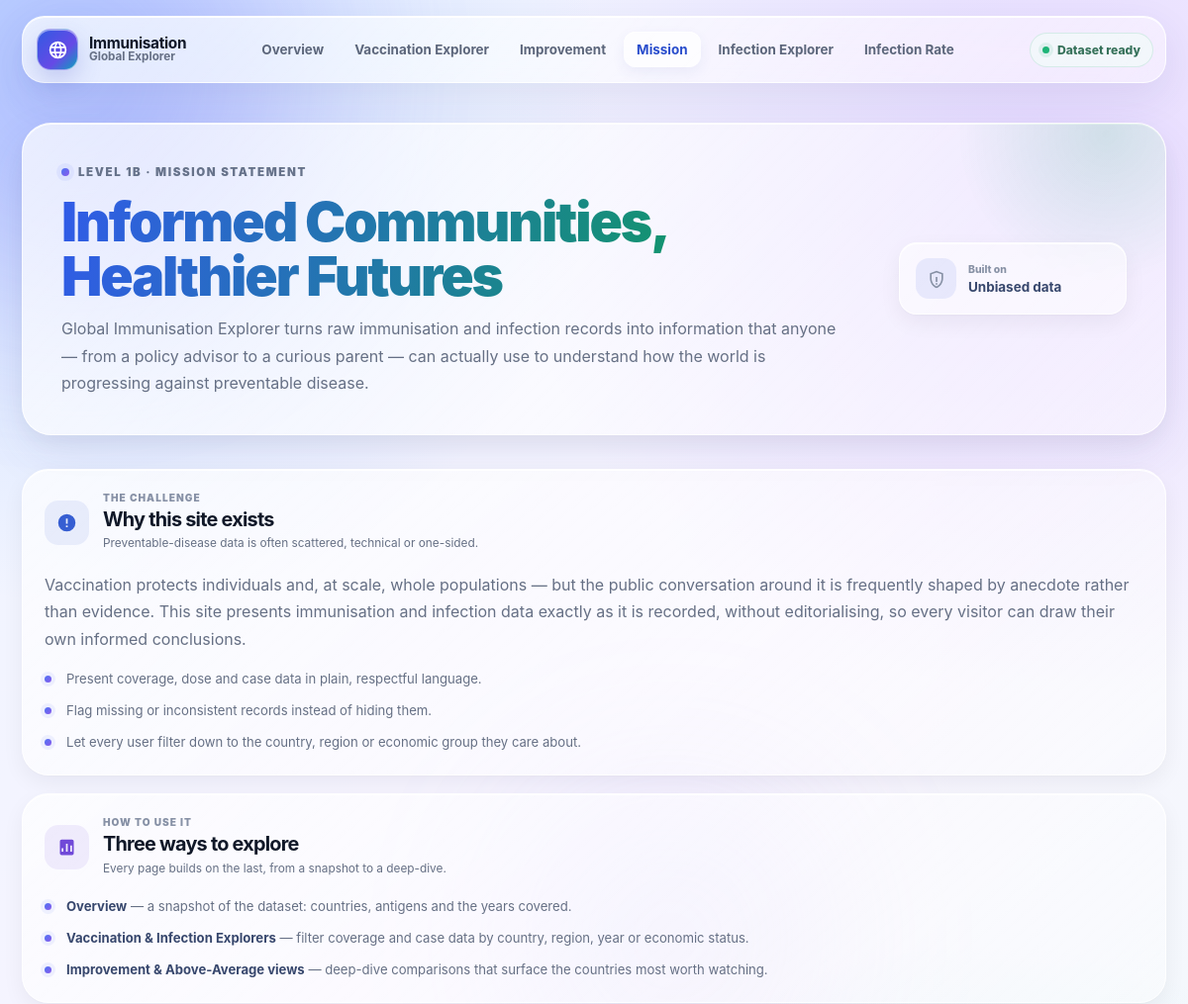
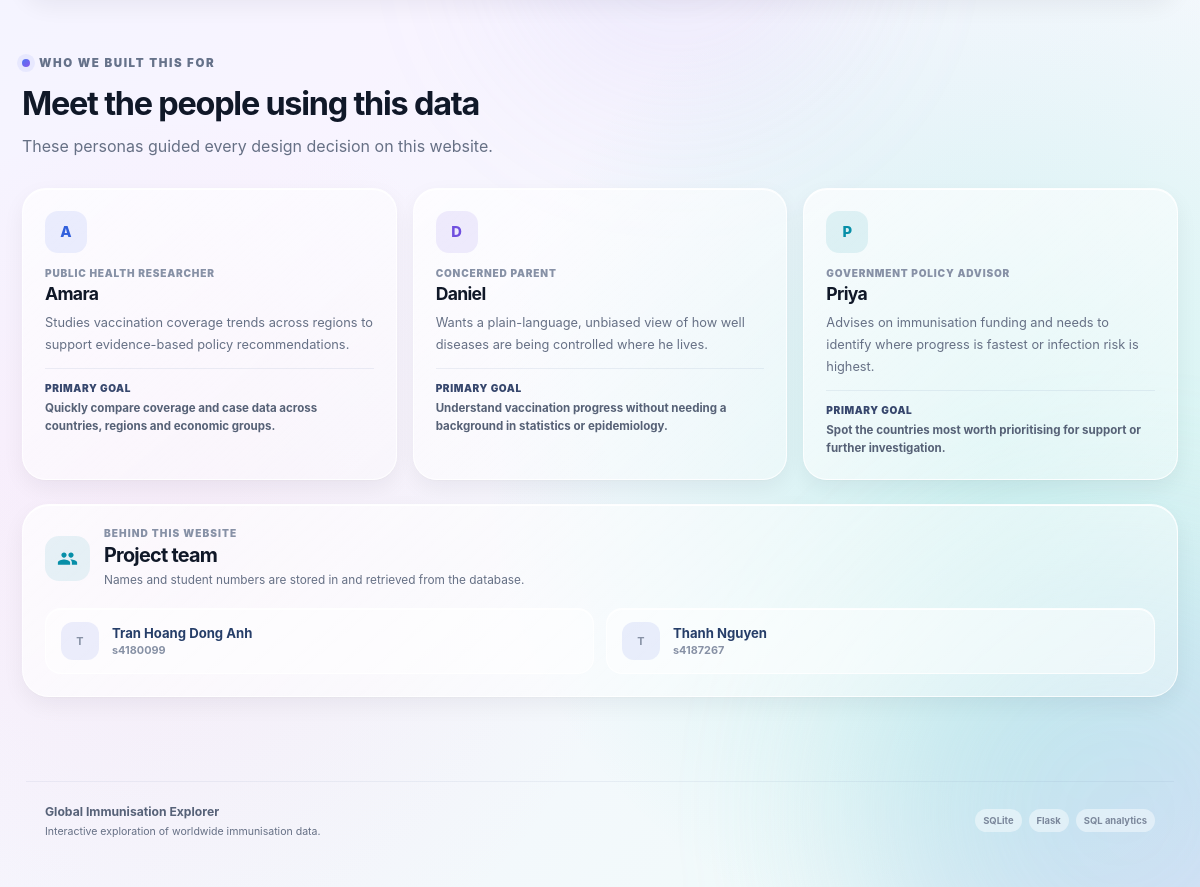
Page /mission on the committed database (2 pictures, top to bottom).
### tables this page shows
CREATE TABLE Persona (
            PersonaID INTEGER PRIMARY KEY AUTOINCREMENT,
            persona_name TEXT NOT NULL,
            role TEXT NOT NULL,
            description TEXT NOT NULL,
            goals TEXT NOT NULL
        );

CREATE TABLE TeamMember (
            TeamMemberID INTEGER PRIMARY KEY AUTOINCREMENT,
            full_name TEXT NOT NULL,
            student_number TEXT NOT NULL
        );

### app.py (the view)
@app.route("/mission")
def mission():
    conn = get_db_connection()
    personas = conn.execute("""
        SELECT
            PersonaID,
            persona_name,
            role,
            description,
            goals
        FROM Persona
        ORDER BY PersonaID
    """).fetchall()
    team_members = conn.execute("""
        SELECT
            TeamMemberID,
            full_name,
            student_number
        FROM TeamMember
        ORDER BY TeamMemberID
    """).fetchall()
    conn.close()
    return render_template(
        "mission.html",
        personas=personas,
        team_members=team_members
    )

### app.py (called while the page is built)
def get_db_connection():
    conn = sqlite3.connect(DATABASE)
    conn.row_factory = sqlite3.Row
    return conn

### templates/mission.html (shortened to what this page needs)
{% extends "base.html" %}
{% block content %}
<main class="page mission-page">
    <section class="page-hero compact-hero mission-hero">
        <div>
            <div class="eyebrow">
                <span class="eyebrow-dot"></span>
                LEVEL 1B · MISSION STATEMENT
            </div>
            <h1>Informed Communities, Healthier Futures</h1>
            <p>
                Global Immunisation Explorer turns raw immunisation and
                infection records into information that anyone — from a
                policy advisor to a curious parent — can actually use to
                understand how the world is progressing against
                preventable disease.
            </p>
        </div>
        <div class="hero-side-card">
            <span class="side-card-icon">
                <svg viewBox="0 0 24 24">
                    <path d="M12 2 4 5v6c0 5.5 3.4 10.4 8 12 4.6-1.6 8-6.5 8-12V5l-8-3Zm0 2.2 6 2.2v4.6c0 4.5-2.7 8.6-6 9.9-3.3-1.3-6-5.4-6-9.9V6.4l6-2.2Zm-1 5.3h2v6h-2v-6Zm0 7.5h2v2h-2v-2Z"/>
                </svg>
            </span>
            <div>
                <span>Built on</span>
                <strong>Unbiased data</strong>
            </div>
        </div>
    </section>
    <section class="results-grid mission-grid">
        <article class="result-card">
            <div class="result-heading">
                <div class="result-icon blue-icon">
                    <svg viewBox="0 0 24 24">
                        <path d="M12 2a10 10 0 1 0 0 20 10 10 0 0 0 0-20Zm1 15h-2v-2h2v2Zm0-4h-2V7h2v6Z"/>
                    </svg>
                </div>
                <div>
                    <span class="result-kicker">THE CHALLENGE</span>
                    <h2>Why this site exists</h2>
                    <p>Preventable-disease data is often scattered, technical or one-sided.</p>
                </div>
            </div>
            <p>
                Vaccination protects individuals and, at scale, whole
                populations — but the public conversation around it is
                frequently shaped by anecdote rather than evidence. This
                site presents immunisation and infection data exactly as
                it is recorded, without editorialising, so every visitor
                can draw their own informed conclusions.
            </p>
            <ul class="content-list">
                <li>Present coverage, dose and case data in plain, respectful language.</li>
                <li>Flag missing or inconsistent records instead of hiding them.</li>
                <li>Let every user filter down to the country, region or economic group they care about.</li>
            </ul>
        </article>
        <article class="result-card">
            <div class="result-heading">
                <div class="result-icon violet-icon">
                    <svg viewBox="0 0 24 24">
                        <path d="M4 5a2 2 0 0 1 2-2h12a2 2 0 0 1 2 2v14a2 2 0 0 1-2 2H6a2 2 0 0 1-2-2V5Zm4 12v-4H6v4h2Zm5 0V8h-2v9h2Zm5 0v-7h-2v7h2Z"/>
                    </svg>
                </div>
                <div>
                    <span class="result-kicker">HOW TO USE IT</span>
                    <h2>Three ways to explore</h2>
                    <p>Every page builds on the last, from a snapshot to a deep-dive.</p>
                </div>
            </div>
            <ul class="content-list">
                <li><strong>Overview</strong> — a snapshot of the dataset: countries, antigens and the years covered.</li>
                <li><strong>Vaccination &amp; Infection Explorers</strong> — filter coverage and case data by country, region, year or economic status.</li>
                <li><strong>Improvement &amp; Above-Average views</strong> — deep-dive comparisons that surface the countries most worth watching.</li>
            </ul>
        </article>
    </section>
    <section class="snapshot-section persona-section">
        <div class="section-heading-row">
            <div>
                <div class="eyebrow">
                    <span class="eyebrow-dot"></span>
                    WHO WE BUILT THIS FOR
                </div>
                <h2>Meet the people using this data</h2>
                <p>These personas guided every design decision on this website.</p>
            </div>
        </div>
        {% if personas %}
            <div class="persona-grid">
                {% for persona in personas %}
                    <article class="persona-card">
                        <span class="persona-avatar">{{ persona['persona_name'][:1] }}</span>
                        <span class="persona-role">{{ persona['role'] }}</span>
                        <h3>{{ persona['persona_name'] }}</h3>
                        <p>{{ persona['description'] }}</p>
                        <div class="persona-goal">
                            <strong>Primary goal</strong>
                            {{ persona['goals'] }}
                        </div>
                    </article>
                {% endfor %}
            </div>
        {% else %}
            <div class="empty-state">
                <span class="empty-icon">◎</span>
                <h3>No personas stored yet</h3>
                <p>Add rows to the Persona table in the database to introduce your target users here.</p>
            </div>
        {% endif %}
    </section>
    <section class="result-card team-section">
        <div class="result-heading">
            <div class="result-icon cyan-icon">
            </div>
            <div>
                <span class="result-kicker">BEHIND THIS WEBSITE</span>
                <h2>Project team</h2>
                <p>Names and student numbers are stored in and retrieved from the database.</p>
            </div>
        </div>
        {% if team_members %}
            <div class="team-list">
                {% for member in team_members %}
                    <div class="team-member">
                        <span class="team-avatar">{{ member['full_name'][:1] }}</span>
                        <div>
                            <strong>{{ member['full_name'] }}</strong>
                            <span>{{ member['student_number'] }}</span>
                        </div>
                    </div>
                {% endfor %}
            </div>
        {% else %}
            <div class="empty-state">
                <span class="empty-icon">◎</span>
                <h3>No team members stored yet</h3>
                <p>Add rows to the TeamMember table in the database to list your team here.</p>
            </div>
        {% endif %}
    </section>
</main>
{% endblock %}

### templates/base.html (shortened to what this page needs)
<!DOCTYPE html>
<html lang="en">
<head>
    <link rel="stylesheet" href="{{ url_for('static', filename='css/style.css') }}">
</head>
<body>
    <div class="ambient ambient-one" aria-hidden="true"></div>
    <div class="ambient ambient-two" aria-hidden="true"></div>
    <div class="ambient ambient-three" aria-hidden="true"></div>
    <header class="site-header">
        <nav class="glass-nav" aria-label="Primary navigation">
            <a class="brand" href="{{ url_for('landing') }}" aria-label="Global Immunisation Explorer home">
                <span class="brand-mark" aria-hidden="true">
                </span>
                <span class="brand-copy">
                    <strong>Immunisation</strong>
                    <span>Global Explorer</span>
                </span>
            </a>
            <div class="nav-links">
                <a class="nav-link {% if request.endpoint == 'landing' %}is-active{% endif %}"
                   href="{{ url_for('landing') }}">
                    Overview
                </a>
                <a class="nav-link {% if request.endpoint == 'vaccination' %}is-active{% endif %}"
                   href="{{ url_for('vaccination') }}">
                    Vaccination Explorer
                </a>
                <a class="nav-link {% if request.endpoint == 'improvement' %}is-active{% endif %}"
                   href="{{ url_for('improvement') }}">
                    Improvement
                </a>
                <a class="nav-link {% if request.endpoint == 'mission' %}is-active{% endif %}"
                   href="{{ url_for('mission') }}">
                    Mission
                </a>
                <a class="nav-link {% if request.endpoint == 'infections' %}is-active{% endif %}"
                   href="{{ url_for('infections') }}">
                    Infection Explorer
                </a>
                <a class="nav-link {% if request.endpoint == 'infection_rate' %}is-active{% endif %}"
                   href="{{ url_for('infection_rate') }}">
                    Infection Rate
                </a>
            </div>
            <div class="nav-status" aria-label="Dataset status">
                <span class="status-dot"></span>
                Dataset ready
            </div>
        </nav>
    </header>
    {% block content %}{% endblock %}
    <footer class="site-footer">
        <div class="footer-inner">
            <div>
                <strong>Global Immunisation Explorer</strong>
                <p>Interactive exploration of worldwide immunisation data.</p>
            </div>
            <div class="footer-meta">
                <span>SQLite</span>
                <span>Flask</span>
                <span>SQL analytics</span>
            </div>
        </div>
    </footer>
</body>
</html>

### rows in the picture
Persona: persona_name "A", role "PUBLIC HEALTH RESEARCHER", persona_name "Amara", description "Studies vaccination coverage trends across regions to support evidence-based policy recommendations.", goals "Quickly compare coverage and case data across countries, regions and economic groups."
Persona: persona_name "D", role "CONCERNED PARENT", persona_name "Daniel", description "Wants a plain-language, unbiased view of how well diseases are being controlled where he lives.", goals "Understand vaccination progress without needing a background in statistics or epidemiology."
Persona: persona_name "P", role "GOVERNMENT POLICY ADVISOR", persona_name "Priya", description "Advises on immunisation funding and needs to identify where progress is fastest or infection risk is highest.", goals "Spot the countries most worth prioritising for support or further investigation."
TeamMember: full_name "T", full_name "Tran Hoang Dong Anh", student_number "s4180099"
TeamMember: full_name "T", full_name "Thanh Nguyen", student_number "s4187267"
